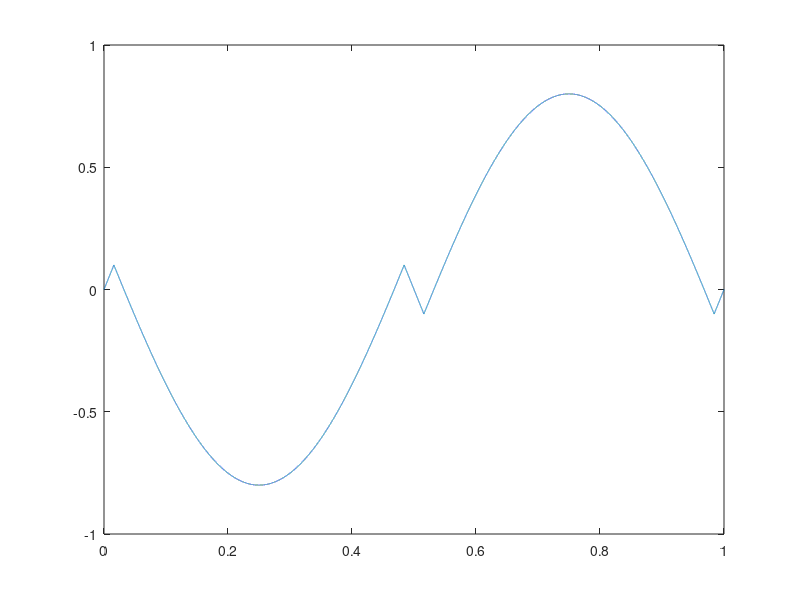

Here is the MATLAB script that generated this plot:
% recursive wavefolder
A = 1;
folds = .1;  % folding thresholds

% generate a test signal
fs=44100;
tt=0:1/fs:1; % 1 second
f=1;  % 1 Hz
sig_in = sin(2*pi*f*tt);

% plot(tt, sig_in)

%fold the wave
sig_out=zeros(1,length(sig_in));
for i=1:length(sig_in)
   cur = sig_in(i);
   if cur >= 0
       if cur > folds
%            cur = folds - (cur - folds);  % = 2*folds - sig_in
           cur = 2*folds - cur;
       end
   else
       fold_neg = -1*folds;
       if -1*cur > folds
%            cur = -1*folds - (cur - -1*folds);  % -2*f - cur
           cur = -2*folds - cur;
       end
   end
   sig_out(i)=cur;
end

plot(tt,sig_out)